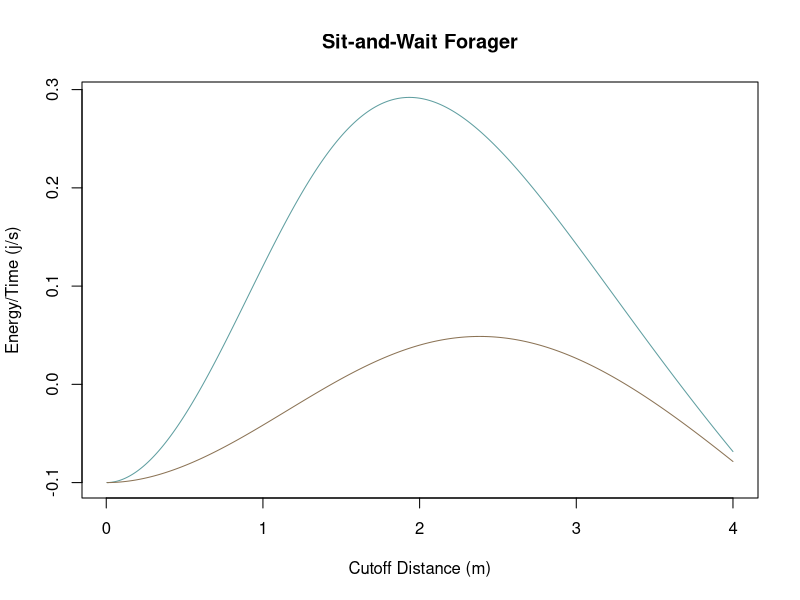
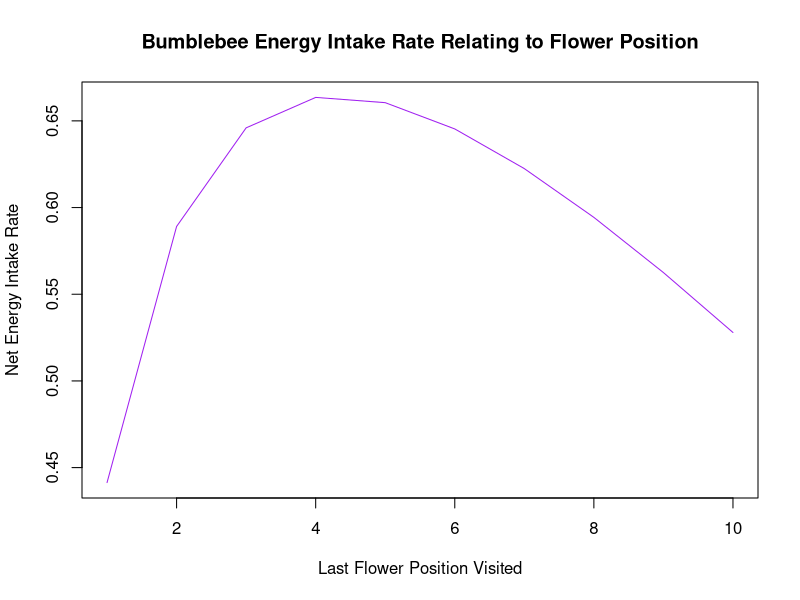
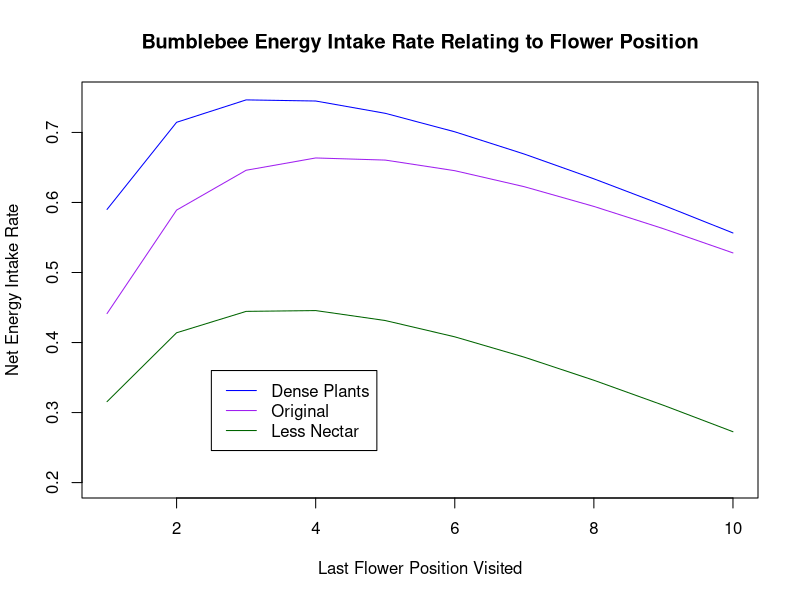

These charts were generated, in order, by the following R code:
## ---- chunk 1
# Initial conditions and parameters from the book

e = 10                             #Energy per prey item
ew = 0.1                           #Energy spent waiting
ep = 1                             #Energy spent pursuing
v = 0.5                            #Running speed of predator
rc = seq(0.005, 4.000, by = 0.005) #Cutoff distances
aw = 0.02                          #Prey arrival rate wet habitat
ad = 0.005                         #Prey arrival rate dry habitat
## ---- chunk 2
#Wet habitat analysis
#Equation for time spent waiting in the wet habitat
tww <- 2/(aw * pi * (rc^2))

#Equation for average pursuit time
tp <- (4/3) * (rc/v)

#Equation for total average time in wet habitat
tiw <- (tww + tp)

#Equation for average energy per item in wet habitat
eiw <- (e) - (2 * ((ew)/(aw * pi * (rc^2)))) - ((4/3) * ((ep * rc)/(v)))

#Equation for average energy gain per item in wet habitat
etw <- (eiw)/(tiw)

#Dry habitat analysis
#Equation for time spent waiting in the dry habitat
twd <- 2/(ad * pi * (rc^2))

#Equation for total average time in wet habitat
tid <- (twd + tp)

#Equation for average energy per item in wet habitat
eid <- (e) - (2 * ((ew)/(ad * pi * (rc^2)))) - ((4/3) * ((ep * rc)/(v)))

#Equation for average energy gain per item in wet habitat
etd <- (eid)/(tid)
## ---- chunk 3
#Sit and wait foraging plot
plot(etw~rc,
     type = "l",
     xlab = "Cutoff Distance (m)",
     ylab = "Energy/Time (j/s)",
     main = "Sit-and-Wait Forager",
     col = "cadetblue")
lines(etd~rc,
      col = "burlywood4")
## ---- chunk 4
#Create a function which contains a loop, to generate the energy gained at each of 10 flower positions

bee <- function(P, eb, ew, ef, ee, tb, tw, tf, te, n){
  netB <<- 0;                         #Empty object for the loop output
  sumi <- 0;
  
for (i in 1:n){
  
sumi=sumi+(-1.7*i+20.19)              #Expected caloric reward for ith flower position

net <- (P * sumi - eb - P * ew * (i-1) - P * i * ef - ee * (1-P)) / (tb + P * tw * (i-1) + P * i * tf + te * (1-P))            #The bee foraging model from the book
netB[i] <<- net                       #Store the loop output

}
}

bumble <- bee(P=0.375, eb=0.09, ew=0.07, ef=0.02, ee=0.01, tb= 4.4, tw=3.3, tf=14.7, te=8.9, n=10)                         #Run the function with the parameters as defined in the book

## ---- chunk 5
#Recreate the figure on page 53
position <- seq(from=1, to=10, length.out=10)

plot(netB ~ position, type = "l", ylab = "Net Energy Intake Rate", xlab = "Last Flower Position Visited", col = "purple", main = "Bumblebee Energy Intake Rate Relating to Flower Position")
## ---- chunk 6
#Rerun the function to re-save the new parameters in a new output

bee2 <- function(P, eb, ew, ef, ee, tb, tw, tf, te, n){
  netB2 <<- 0;
  sumi <- 0;
  
for (i in 1:n){
  
sumi=sumi+(-1.7*i+20.19)
net2 <- (P * sumi - eb - P * ew * (i-1) - P * i * ef - ee * (1-P)) / (tb + P * tw * (i-1) + P * i * tf + te * (1-P))
netB2[i] <<- net2

}
}

bumble2 <- bee2(P=0.375, eb=0.09, ew=0.07, ef=0.02, ee=0.01, tb=0.5, tw=3.3, tf=14.7, te=8.9, n=10)                         #Flying time between flowers changed to 0.5

## ---- chunk 7
#Rerun the function to re-save the new parameters in a new output

bee3 <- function(P, eb, ew, ef, ee, tb, tw, tf, te, n){
  netB3 <<- 0;
  sumi <- 0;
  
for (i in 1:n){
  
sumi=sumi+(-1.7*i+15)                 #Energy gained per flower reduced to 15 calories
net3 <- (P * sumi - eb - P * ew * (i-1) - P * i * ef - ee * (1-P)) / (tb + P * tw * (i-1) + P * i * tf + te * (1-P))
netB3[i] <<- net3

}
}

bumble3 <- bee3(P=0.375, eb=0.09, ew=0.07, ef=0.02, ee=0.01, tb=4.4, tw=3.3, tf=14.7, te=8.9, n=10)

## ---- chunk 8
#Plot the models with the 3 different parameters

plot(netB ~ position, type = "l", ylim=c(0.20,0.75), ylab = "Net Energy Intake Rate", xlab = "Last Flower Position Visited", col = "purple", main = "Bumblebee Energy Intake Rate Relating to Flower Position")
lines(netB2 ~ position, col="blue")
lines(netB3 ~ position, col="darkgreen")
legend(x=2.5,y=0.36,legend=c("Dense Plants", "Original", "Less Nectar"),col =c("blue","purple", "darkgreen"),lty=c(1, 1, 1))
